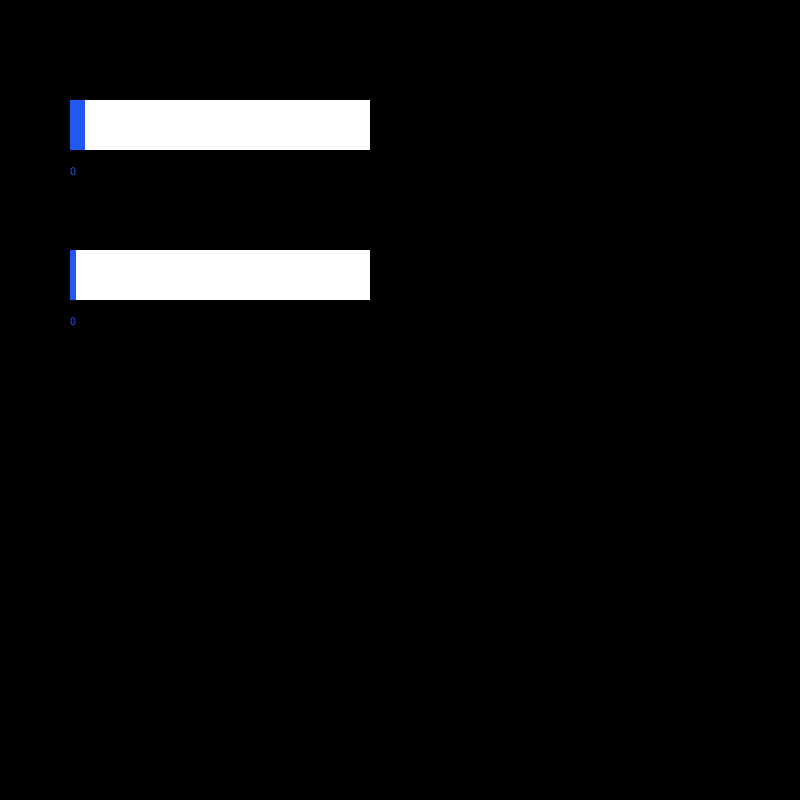
Frame 1 (no input)
Frame 60 (the mouse pressed at the canvas centre just before this capture): identical to frame 1, image omitted
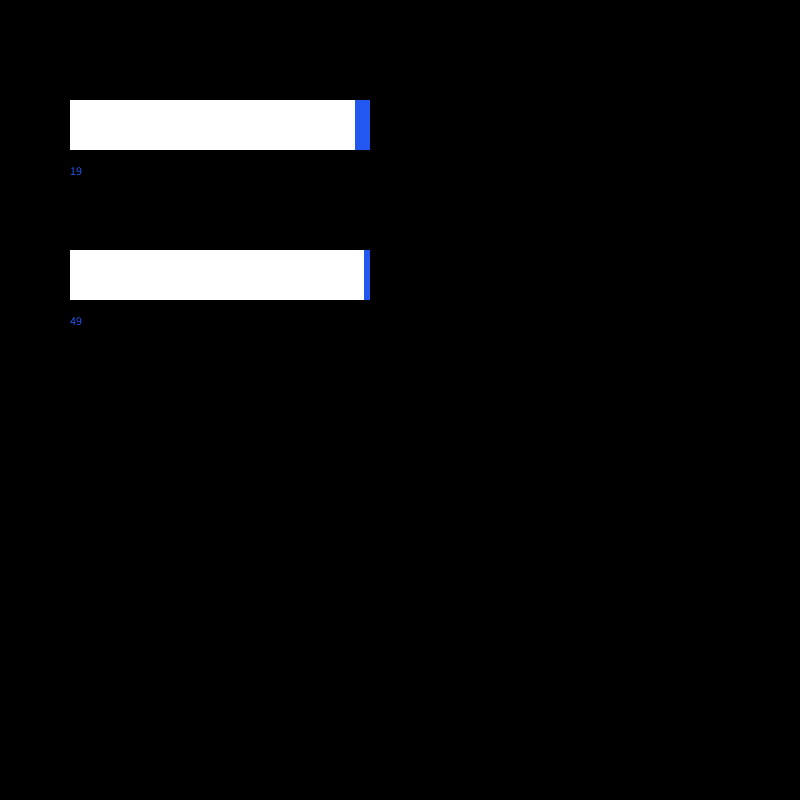
Frame 120 (the mouse held since frame 60 and released just before this capture)

The Processing sketch that drew these frames (run headless with seeded random() and noise(); from frame 60 on, the mouse is pressed at the canvas centre):

// Processing sketch: ModuleOpgave_5_BMI_Grafiek_met_sliders
// ── ModuleOpgave_5_BMI_Grafiek_met_sliders.pde
//ModuleOpgave_5_BMI_Grafiek_met_sliders

int sliderPosition;
int numberOfSliderPositions;
final float sliderX = 70;
final float sliderWidth = 300;
final float sliderHeight = 50;

void setup(){
  size(800,800);
}

void draw(){
  background(0);
  sliderForHeight();
  sliderForWeight();
}

void sliderForHeight(){
  final float sliderY = 100;
  numberOfSliderPositions = 20;
  sliderPosition = determinePosition(sliderX, sliderWidth, numberOfSliderPositions);
  drawSlider(sliderX, sliderY, sliderWidth, sliderHeight, sliderPosition, numberOfSliderPositions);
  text(sliderPosition, sliderX, sliderY + sliderHeight + 25);
}

void sliderForWeight(){
  final float sliderY = 250;
  numberOfSliderPositions = 50;
  sliderPosition = determinePosition(sliderX, sliderWidth, numberOfSliderPositions);
  drawSlider(sliderX, sliderY, sliderWidth, sliderHeight, sliderPosition, numberOfSliderPositions);
  text(sliderPosition, sliderX, sliderY + sliderHeight + 25);
}


/* 
NEXT time

Start by taking a look at how to get the slider function in the library to 
work in this new file...
You can compare to Screencast_5_5 because it is working there.

BMI code also needs to be in a seperate tab (library)
Reuse the code from the BMI file!! This is obligatory

After you have succesfully worked that out you can start on writing the 
pseudo code or otherwise start with writing down the functions you 
think you need to run this.

Go through the 3 parts of this Assignment

part 1:
Make an analysis of all needed parts and write these down in a programme design
Think of variables, functions, etc

part 2:
Think of what could go wrong while when using the programme (edge cases?)
Design test cases

part 3:
Implement the programme according to your design in part 1 (and of course use
results from part 2 for this).

*/

// ── slider.pde
//prereq position < numberOfPositions && position >= 0


void drawSlider(float x, float y, float sliderWidth, float sliderHeight, 
                    int position, int numberOfPositions) {
                      
  float barWidth = sliderWidth / numberOfPositions; 
  
  noStroke();
  fill(255);
  rect(x, y, sliderWidth, sliderHeight);
  fill(#2257F0);
  rect(x + position * barWidth, y, barWidth, sliderHeight);
}


int determinePosition(float x, float sliderWidth, int numberOfPositions){
  
  float barWidth = sliderWidth/numberOfPositions;
 
  if (mouseX < x){
    return 0;
  } 
  else if (mouseX >= sliderWidth + x){
    return numberOfPositions - 1;
  }
  else{
    return floor((mouseX - x) / barWidth);
  }
}
